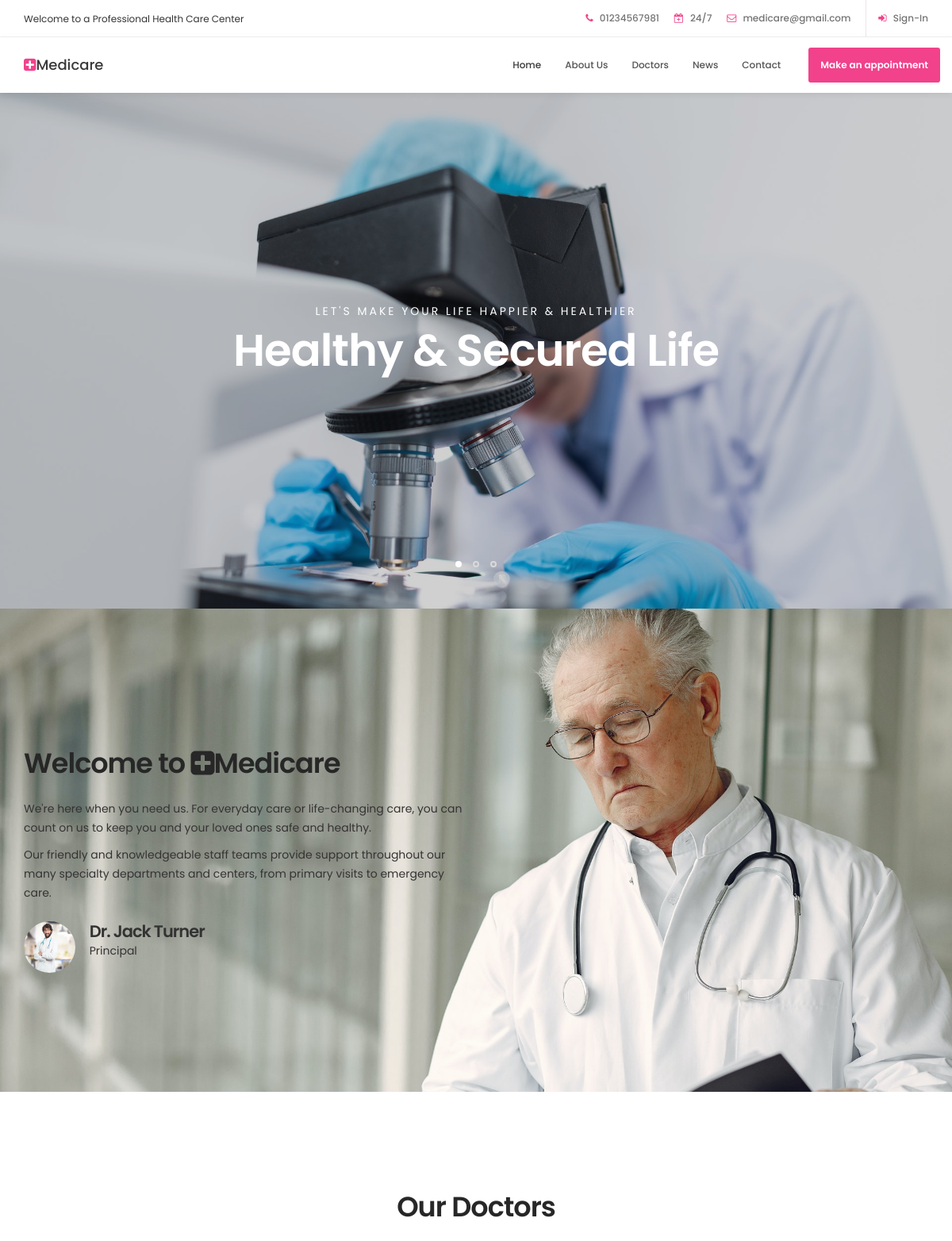
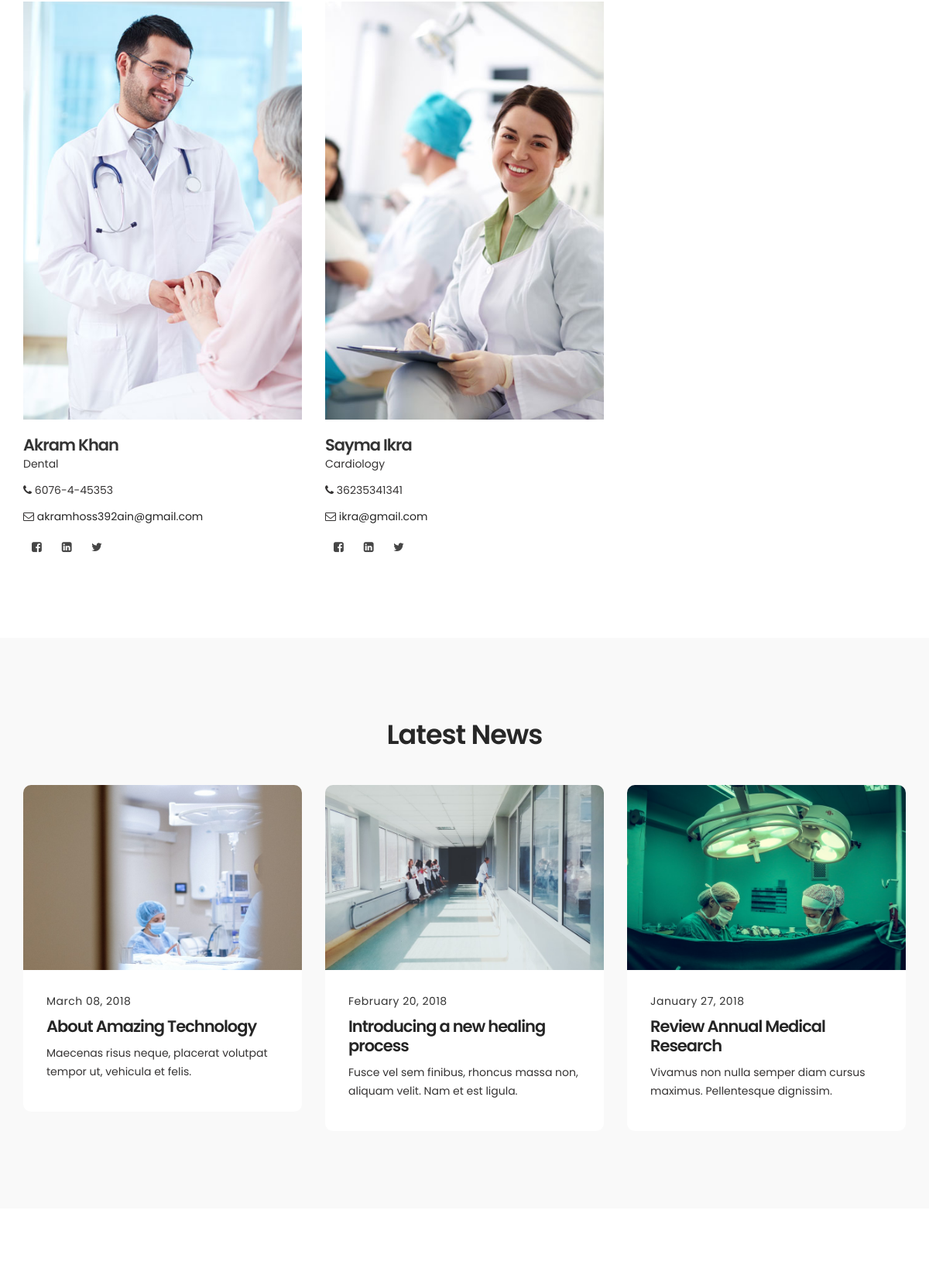
The page / (upper part) on the database its author committed (2 pictures, top to bottom).
### tables this page shows
CREATE TABLE `ourdoctortable` (
  `odID` int(100) NOT NULL,
  `image` varchar(255) NOT NULL,
  `name` varchar(255) NOT NULL,
  `department` varchar(255) NOT NULL,
  `phone` varchar(255) NOT NULL,
  `email` varchar(255) NOT NULL,
  `facebook` varchar(255) NOT NULL,
  `linkedin` varchar(255) NOT NULL,
  `twitter` varchar(255) NOT NULL
);

### index.php (the view, shortened to what this page needs)
<?php
include "lib/dbconnect.php";
  $select_sql = "SELECT * FROM ourdoctortable";
  $allData = $connectdb -> query($select_sql);
?>
<!DOCTYPE html>
<html lang="en">
<head>
    <link rel="stylesheet" href="css/bootstrap.min.css">
    <link rel="stylesheet" href="css/font-awesome.min.css">
    <link rel="stylesheet" href="css/animate.css">
    <link rel="stylesheet" href="css/owl.carousel.css">
    <link rel="stylesheet" href="css/owl.theme.default.min.css">
    <link rel="stylesheet" href="css/style.css">
</head>
<body id="top" data-spy="scroll" data-target=".navbar-collapse" data-offset="50">
    <header>
        <div class="container">
            <div class="row">
                <div class="col-md-4 col-sm-5">
                    <p>Welcome to a Professional Health Care Center</p>
                </div>
                <div class="col-md-8 col-sm-7 text-align-right">
                    <span class="phone-icon"><i class="fa fa-phone"></i> 01234567981</span>
                    <span class="date-icon"><i class="fa fa-calendar-plus-o"></i> 24/7</span>
                    <span class="email-icon"><i class="fa fa-envelope-o"></i> <a href="#">medicare@gmail.com</a></span>
                    <span id="sign-in" style="border-left: 1px solid #ece6e6 !important;"><i class="fa fa-sign-in"></i>
                        <a href="login.php">Sign-In</a></span>
                </div>
            </div>
        </div>
    </header>
    <section class="navbar navbar-default navbar-static-top" role="navigation">
        <div class="container">
            <div class="navbar-header">
                <a href="index.html" class="navbar-brand"><i class="fa fa-plus-square"></i>Medicare</a>
            </div>
            <div class="collapse navbar-collapse custnav">
                <ul class="nav navbar-nav navbar-right">
                    <li><a href="#top" class="smoothScroll">Home</a></li>
                    <li><a href="#about" class="smoothScroll">About Us</a></li>
                    <li><a href="#team" class="smoothScroll">Doctors</a></li>
                    <li><a href="#news" class="smoothScroll">News</a></li>
                    <li><a href="#google-map" class="smoothScroll">Contact</a></li>
                    <li class="appointment-btn"><a href="#appointment">Make an appointment</a></li>
                </ul>
            </div>
        </div>
    </section>
    <section id="home" class="slider" data-stellar-background-ratio="0.5">
        <div class="container">
            <div class="row">
                <div class="owl-carousel owl-theme">
                    <div class="item item-first">
                        <div class="caption">
                            <div class="col-md-offset-1 col-md-10">
                                <h3>Let's make your life happier & healthier</h3>
                                <h1>Healthy & Secured Life</h1>
                            </div>
                        </div>
                    </div>
                </div>
            </div>
        </div>
    </section>
    <section id="about">
        <div class="container">
            <div class="row">
                <div class="col-md-6 col-sm-6">
                    <div class="about-info">
                        <h2 class="wow fadeInUp" data-wow-delay="0.6s">Welcome to <i
                                class="fa fa-plus-square"></i>Medicare</h2>
                        <div class="wow fadeInUp" data-wow-delay="0.8s">
                            <p>We're here when you need us. For everyday care or life-changing care, you can count on us
                                to keep you and your loved ones safe and healthy.</p>
                            <p>Our friendly and knowledgeable staff teams provide support throughout our many specialty
                                departments and centers, from primary visits to emergency care.</p>
                        </div>
                        <figure class="profile wow fadeInUp" data-wow-delay="1s">
                            <img src="images/author-image.jpg" class="img-responsive" alt="">
                            <figcaption>
                                <h3>Dr. Jack Turner</h3>
                                <p>Principal</p>
                            </figcaption>
                        </figure>
                    </div>
                </div>
            </div>
        </div>
    </section>
    <section id="team" data-stellar-background-ratio="1">
        <div class="container">
            <div class="row">
                <div class="col-md-12 col-sm-12">
                    <div class="about-info">
                        <h2 class="wow fadeInUp text-align-center" data-wow-delay="0.1s">Our Doctors</h2>
                    </div>
                </div>
                <div class="clearfix"></div>
                <?php if($allData -> num_rows>0){ ?>
                <?php while($fetchData=$allData -> fetch_assoc()) {?>
                <div class="col-md-4 col-sm-6">
                    <div class="team-thumb wow fadeInUp" data-wow-delay="0.2s">
                        <img src="<?php echo $fetchData['image'];?>" class="img-responsive" alt="">
                        <div class="team-info">
                            <h3><?php echo $fetchData['name'];?></h3>
                            <p><?php echo $fetchData['department'];?></p>
                            <div class="team-contact-info">
                                <p><i class="fa fa-phone"></i> <?php echo $fetchData['phone'];?></p>
                                <p><i class="fa fa-envelope-o"></i> <a href="mailto:<?php echo $fetchData['email'];?>"><?php echo $fetchData['email'];?></a></p>
                            </div>
                            <ul class="social-icon">
                                <li><a href="<?php echo $fetchData['facebook'];?>" class="fa fa-facebook-square"></a></li>
                                <li><a href="<?php echo $fetchData['linkedin'];?>" class="fa fa-linkedin-square"></a></li>
                                <li><a href="<?php echo $fetchData['twitter'];?>" class="fa fa-twitter"></a></li>
                            </ul>
                        </div>
                    </div>
                </div>
                <?php }?>
                <?php }else{?>
                    <div class="col-lg-12">No Doctor to show</div>
                    <?php }?>
            </div>
        </div>
    </section>
    <section id="news" data-stellar-background-ratio="2.5">
        <div class="container">
            <div class="row">
                <div class="col-md-12 col-sm-12">
                    <div class="section-title wow fadeInUp" data-wow-delay="0.1s">
                        <h2>Latest News</h2>
                    </div>
                </div>
                <div class="col-md-4 col-sm-6">
                    <div class="news-thumb wow fadeInUp" data-wow-delay="0.4s">
                        <a href="news1.html">
                            <img src="images/news-image1.jpg" class="img-responsive" alt="">
                        </a>
                        <div class="news-info">
                            <span>March 08, 2018</span>
                            <h3><a href="news1.html">About Amazing Technology</a></h3>
                            <p>Maecenas risus neque, placerat volutpat tempor ut, vehicula et felis.</p>
                        </div>
                    </div>
                </div>
                <div class="col-md-4 col-sm-6">
                    <div class="news-thumb wow fadeInUp" data-wow-delay="0.6s">
                        <a href="news2.html">
                            <img src="images/news-image2.jpg" class="img-responsive" alt="">
                        </a>
                        <div class="news-info">
                            <span>February 20, 2018</span>
                            <h3><a href="news2.html">Introducing a new healing process</a></h3>
                            <p>Fusce vel sem finibus, rhoncus massa non, aliquam velit. Nam et est ligula.</p>
                        </div>
                    </div>
                </div>
                <div class="col-md-4 col-sm-6">
                    <div class="news-thumb wow fadeInUp" data-wow-delay="0.8s">
                        <a href="news3.html">
                            <img src="images/news-image3.jpg" class="img-responsive" alt="">
                        </a>
                        <div class="news-info">
                            <span>January 27, 2018</span>
                            <h3><a href="news3.html">Review Annual Medical Research</a></h3>
                            <p>Vivamus non nulla semper diam cursus maximus. Pellentesque dignissim.</p>
                        </div>
                    </div>
                </div>
            </div>
        </div>
    </section>
    <section id="appointment" data-stellar-background-ratio="3">
    </section>
</body>
</html>

### rows shown on the page
ourdoctortable: image (picture), name "Akram Khan", department "Dental", phone "6076-4-45353", email "akramhoss392ain@gmail.com"
ourdoctortable: image (picture), name "Sayma Ikra", department "Cardiology", phone "36235341341", email "ikra@gmail.com"
